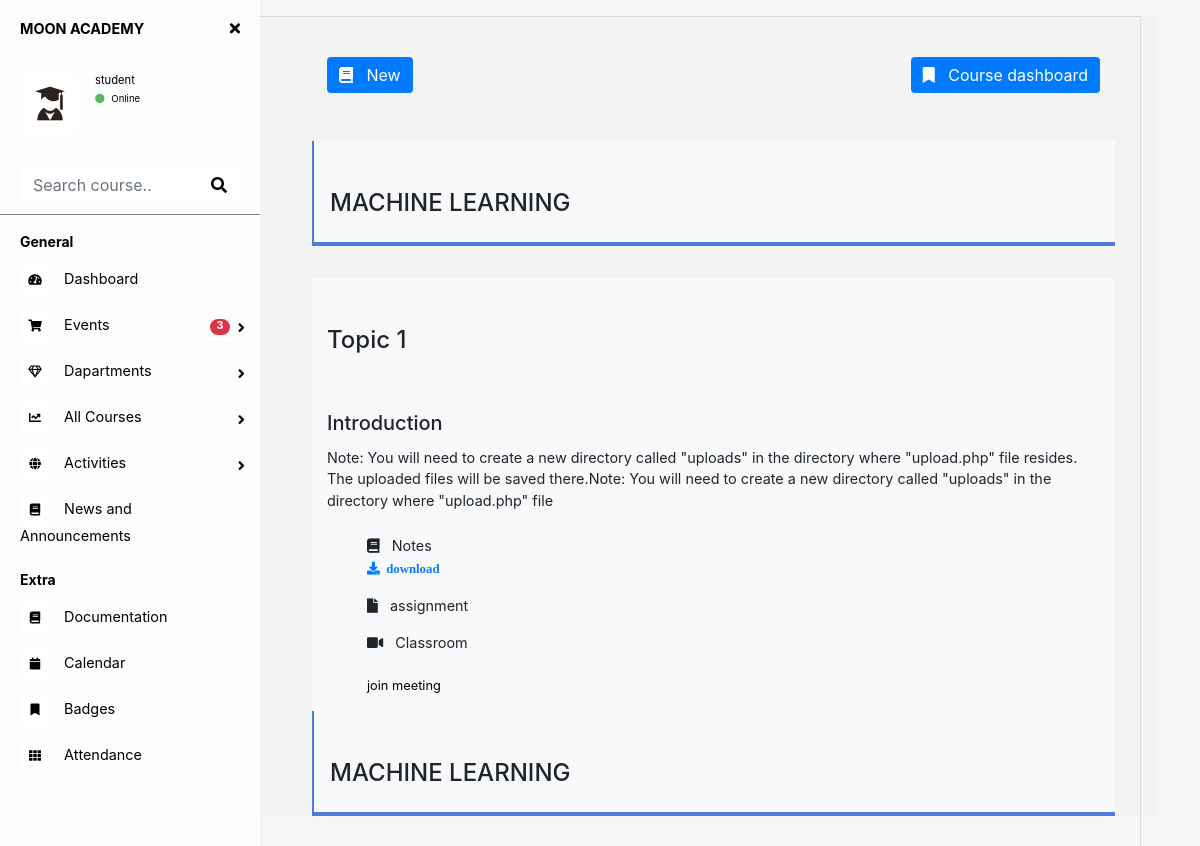
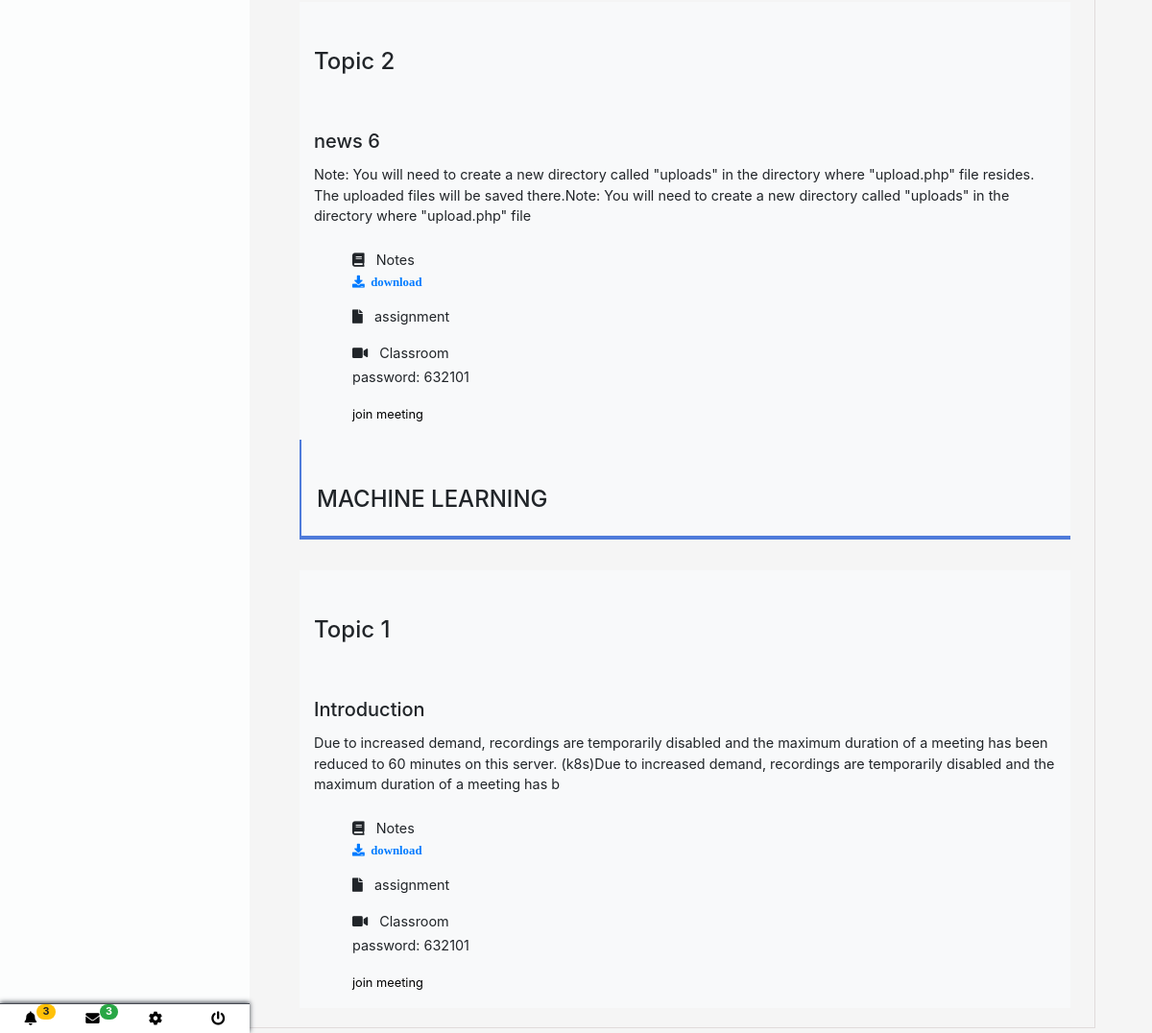
Page /Moderator/plessons.php?id=3 on the committed database (2 pictures, top to bottom).
### tables this page shows
CREATE TABLE `lesson` (
  `id` int(11) NOT NULL,
  `course_id` int(11) NOT NULL,
  `topic` varchar(50) NOT NULL,
  `title` varchar(255) NOT NULL,
  `description` varchar(255) NOT NULL,
  `notes` varchar(50) NOT NULL,
  `classroom` varchar(50) NOT NULL,
  `url` varchar(255) NOT NULL
);

CREATE TABLE `courses` (
  `id` int(255) NOT NULL,
  `course_name` tinytext NOT NULL,
  `tutor` varchar(255) NOT NULL
);

### Moderator/plessons.php (the view, shortened to what this page needs)
<!DOCTYPE html>
<html lang="en">
<head>
    <link rel="stylesheet" href="./css/bootstrap.min.css">
    <link href="//maxcdn.bootstrapcdn.com/bootstrap/4.0.0/css/bootstrap.min.css" rel="stylesheet" id="bootstrap-css">
    <link rel="stylesheet" href="https://cdnjs.cloudflare.com/ajax/libs/font-awesome/4.7.0/css/font-awesome.min.css">
    <link rel="stylesheet" href="https://maxcdn.bootstrapcdn.com/bootstrap/4.0.0/css/bootstrap.min.css">
    <link href="https://use.fontawesome.com/releases/v5.0.6/css/all.css" rel="stylesheet">
    <link rel="stylesheet" href="./css/all.min.css">
    <link rel="stylesheet" href="../css/styles.css">
</head>
<body>
    <div class="container main-dash ">
        <div class="start-dash">
            <div class="page-wrapper chiller-theme toggled ">
                <a id="show-sidebar" class="btn btn-sm btn-primary" href="#">
                </a>
                <nav id="sidebar" class="sidebar-wrapper pt-2">
                    <div class="sidebar-content">
                        <div class="sidebar-brand">
                            <a href="#">Moon Academy</a>
                            <div id="close-sidebar">
                                <i class="fas fa-times"></i>
                            </div>
                        </div>
                        <div class="sidebar-header">
                            <div class="user-pic">
                                <img class="img-responsive img-rounded" src="../images/university-avatar-education-icon-vector-1979314(1).jpg" alt="User picture">
                            </div>
                            <div class="user-info">
                                <span class="user-role">student</span>
                                <span class="user-status">
                                    <i class="fa fa-circle"></i>
                                    <span>Online</span>
                                </span>
                            </div>
                        </div>
                        <div class="sidebar-search">
                            <div>
                                <div class="input-group">
                                    <input type="text" class="form-control search-menu" placeholder="Search course..">
                                    <div class="input-group-append">
                                        <span class="input-group-text">
                                            <i class="fa fa-search" aria-hidden="true"></i>
                                        </span>
                                    </div>
                                </div>
                            </div>
                        </div>
                        <div class="sidebar-menu">
                            <ul>
                                <li class="header-menu">
                                    <span>General</span>
                                </li>
                                <li class="">
                                    <a href="./mdashboard.php">
                                        <i class="fa fa-tachometer-alt"></i>
                                        <span>Dashboard</span>
                                    </a>
                                </li>
                                <li class="sidebar-dropdown">
                                    <a href="../Sections/eventscalendar.php">
                                        <i class="fa fa-shopping-cart"></i>
                                        <span> Events </span>
                                        <span class="badge badge-pill badge-danger">3</span>
                                    </a>
                                </li>
                                <li class="sidebar-dropdown">
                                    <a href="#">
                                        <i class="far fa-gem"></i>
                                        <span>Dapartments</span>
                                    </a>
                                </li>
                                <li class="sidebar-dropdown">
                                    <a href="../Sections/enrollcourse.php">
                                        <i class="fa fa-chart-line"></i>
                                        <span>All Courses</span>
                                    </a>
                                </li>
                                <li class="sidebar-dropdown">
                                    <a href="#">
                                        <i class="fa fa-globe"></i>
                                        <span>Activities</span>
                                    </a>
                                </li>
                                <li>
                                    <a href="./pnews.php">
                                        <i class="fa fa-book"></i>
                                        <span>News and Announcements</span></a>
                                </li>
                                <li class="header-menu">
                                    <span>Extra</span>
                                </li>
                                <li>
                                    <a href="#">
                                        <i class="fa fa-book"></i>
                                        <span>Documentation</span>
                                    </a>
                                </li>
                                <li>
                                    <a href="../Sections/eventscalendar.php">
                                        <i class="fa fa-calendar"></i>
                                        <span>Calendar</span>
                                    </a>
                                </li>
                                <li>
                                    <a href="#">
                                        <i class="fa fa-bookmark"></i>
                                        <span>Badges</span>
                                    </a>
                                </li>
                                <li>
                                    <a href="#">
                                        <i class="fa fa-th"></i>
                                        <span>Attendance</span>
                                    </a>
                                </li>
                            </ul>
                        </div>
                    </div>
                    <div class="sidebar-footer">
                        <a href="#">
                            <i class="fa fa-bell"></i>
                            <span class="badge badge-pill badge-warning notification">3</span>
                        </a>
                        <a href="#">
                            <i class="fa fa-envelope"></i>
                            <span class="badge badge-pill badge-success notification">3</span>
                        </a>
                        <a href="#">
                            <i class="fa fa-cog"></i>
                        </a>
                        <a href="../Includes/logout.php">
                            <i class="fa fa-power-off"></i>
                        </a>
                    </div>
                </nav>
                <main class="page-content">
                    <div class="container">
                        <div class="row">
                            <div class="col-lg-3 col-md-6 col-lg-12">
                                <button class=" btn btn-primary" data-toggle="modal" data-target="#exampleModal" style="border: none; float:center;"><i class="fa fa-book"></i> &nbsp; New</button>
                                <button class="course-dash btn btn-primary" data-toggle="modal" data-target="#exampleModal2" style="border: none; float:right;"> <i class="fa fa-bookmark"></i> &nbsp; Course dashboard</button>
                            </div>
                        </div>
                        <div class="row pt-5 ">
                            <?php
                            include "../Includes/connect.php";
                            $cid = $_GET['id'];
                            $result = mysqli_query($conn, "SELECT lesson.id, lesson.course_id,lesson.topic, lesson.title, lesson.description, lesson.notes, lesson.classroom, lesson.url,
                             courses.id as cid , courses.course_name
                             from courses
                             inner join lesson on lesson.course_id = courses.id where  lesson.course_id =  $cid  ");
                            while ($row =  mysqli_fetch_array($result)) {
                            ?>
                                <div class="course_name bg-light pt-5" style="width:100%; border-left:2px solid #4f7bda; border-bottom:4px solid #4f7bda; padding:1rem; ">
                                    <h4><?php echo $row['course_name']; ?> </h4>
                                </div>
                                <div class="col-lg-3 col-md-6 col-lg-12 pt-5 bg-light" style="margin-top:2rem; " id="<?php echo $row['id']; ?>">
                                    <div class="title"">
                                        <h4><?php echo $row['topic']; ?></h4u>
                                            <h5 class=" pt-5"><?php echo $row['title']; ?></h5>
                                        <p class="pt-1 chapter_description" id="description">
                                            <?php echo $row['description']; ?>
                                        </p>
                                        <div class="more pt-2">
                                            <ul>
                                                <li>
                                                    <i class="fa fa-book"></i> &nbsp; Notes <br>
                                                    <span class="pt-3"> <a href="../Includes/download.php?file=<?php echo $row['notes']; ?>"> <i class="fa fa-download text-primary">&nbsp; download</i> </a></span>
                                                </li>
                                                <li class="pt-3"><i class="fa fa-file"></i> &nbsp; assignment</li>
                                                <li class="pt-3">
                                                    <i class="fa fa-video"></i> &nbsp; Classroom <br>
                                                    <div class="pt-1">
                                                        <p><?php echo $row['classroom']; ?></p>
                                                        <span> <a href="<?php echo $row['url']; ?>">join meeting</a></span>
                                                    </div>
                                                </li>
                                            </ul>
                                        </div>
                                    </div>
                                </div>
                            <?php } ?>
                        </div>
                    </div>
            </div>
        </div>
    </div>
</body>
</html>

### rows in the picture
lesson: course.course_name "MACHINE LEARNING", topic "Topic 1", title "Introduction", description "Note: You will need to create a new directory called \"uploads\" in the directory where \"upload.php\" file resides. The uploaded files will be saved there.Note: You will need to create a new directory called \"uploads\" in the directory where \"upload.php\" file"
lesson: course.course_name "MACHINE LEARNING", topic "Topic 2", title "news 6", description "Note: You will need to create a new directory called \"uploads\" in the directory where \"upload.php\" file resides. The uploaded files will be saved there.Note: You will need to create a new directory called \"uploads\" in the directory where \"upload.php\" file", classroom "password: 632101"
lesson: course.course_name "MACHINE LEARNING", topic "Topic 1", title "Introduction", description "Due to increased demand, recordings are temporarily disabled and the maximum duration of a meeting has been reduced to 60 minutes on this server. (k8s)Due to increased demand, recordings are temporarily disabled and the maximum duration of a meeting has b", classroom "password: 632101"
